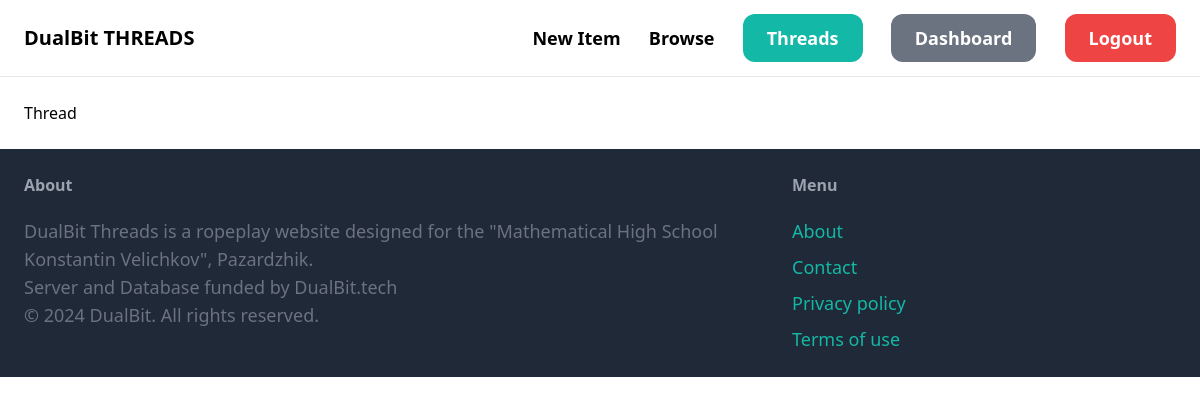
Page /inbox/ (signed in) on the earlier database version.
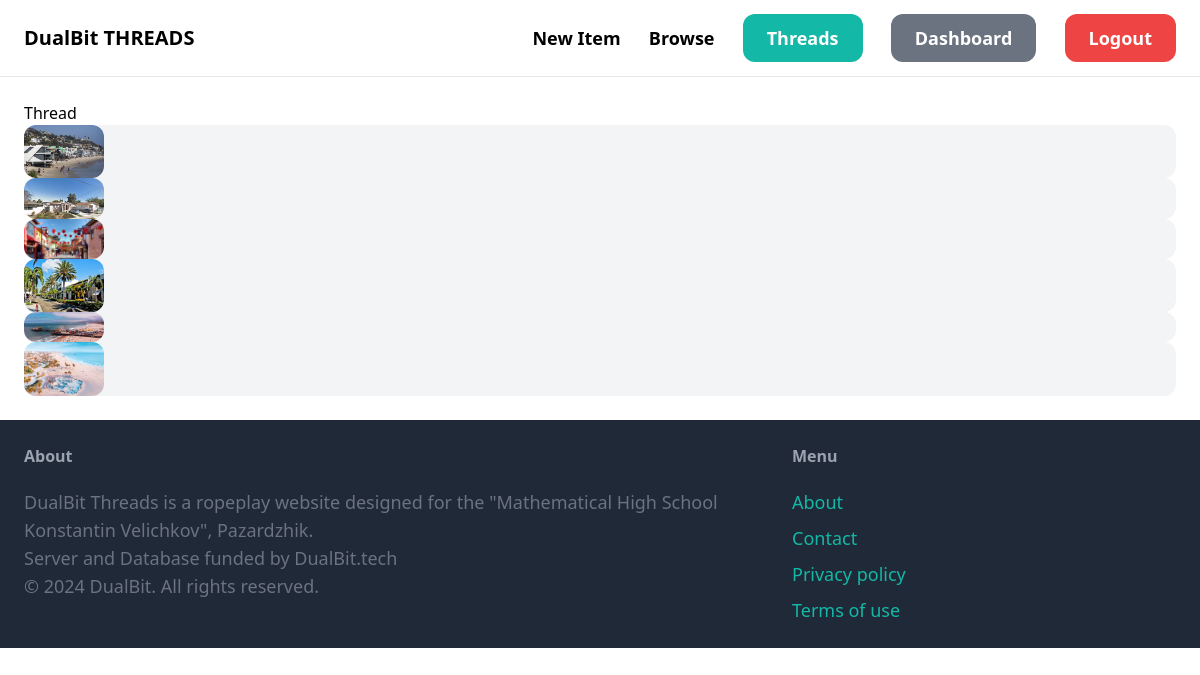
Same page on the later database version.
### conversation/models.py (models this page shows)
class Conversation(models.Model):
    item = models.ForeignKey('item.Item', related_name='conversations', on_delete=models.CASCADE)
    members = models.ManyToManyField(User, related_name='conversations')
    created_at = models.DateTimeField(auto_now_add=True)
    modified_at = models.DateTimeField(auto_now=True)
    class Meta:
        ordering = ('-modified_at',)

### item/models.py (models this page shows, shortened)
class Item(models.Model):
    category = models.ForeignKey(Category, related_name='items', on_delete=models.CASCADE)
    name = models.CharField(max_length=255)
    description = models.TextField(blank=True, null=True)
    salary = models.FloatField()
    image = models.ImageField(upload_to="item_images", blank=True, null=True)
    created_by = models.ForeignKey(User, related_name='items', on_delete=models.CASCADE)
    created_at = models.DateTimeField(auto_now_add=True)
    thread = models.ForeignKey('conversation.Thread', on_delete=models.SET_NULL, null=True, blank=True)

### conversation/views.py (the view)
# urls.py: path('', views.inbox, name='inbox'),
@login_required
def inbox(request):
    conversations = Conversation.objects.filter(members__in=[request.user.id])
    return render(request, 'conversation/inbox.html', {
        'conversations': conversations
    })

### conversation/templates/conversation/inbox.html (shortened to what this page needs)
{% extends 'core/base.html' %}
{% block content %}
<h1>Thread</h1>
<div>
    {% for conversation in  conversations%}
        <a href="{% url 'conversation:detail' conversation.id %}">
            <div class="pr-6 flex bg-gray-100 rounded-xl">
                <div class="pr-6">
                    <img src="{{ conversation.item.image.url }}" alt="image" class="w-20 rounded-xl" >
                </div>
            </div>
        </a>
    {% endfor %}
</div>
{% endblock %}

Differences in the rows shown:
added Conversation: item.image (picture)
added Conversation: item.image (picture)
added Conversation: item.image (picture)
added Conversation: item.image (picture)
added Conversation: item.image (picture)
added Conversation: item.image (picture)
